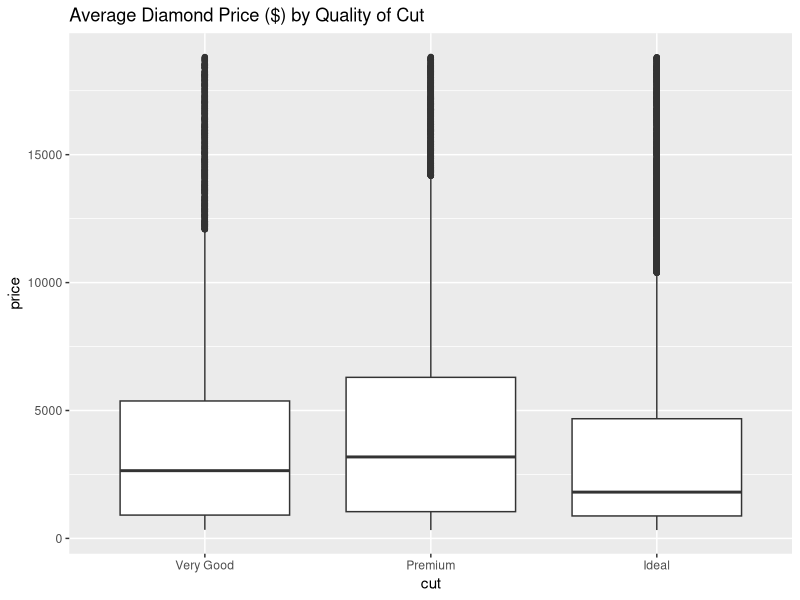
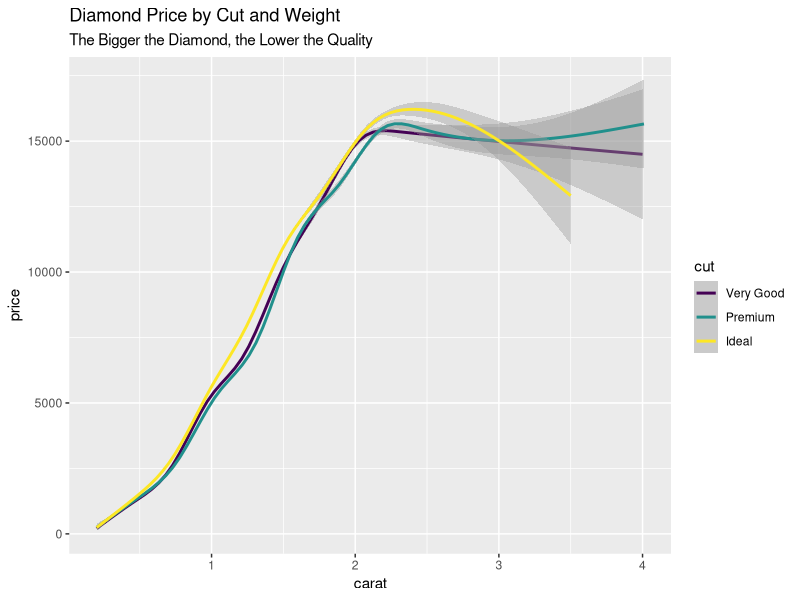

These charts were generated, in order, by the following R code:
## ---- chunk 1
knitr::opts_chunk$set(echo = TRUE)
library(tidyverse)
## ---- chunk 2
head(diamonds)
## ---- chunk 3
knitr::kable(head(diamonds), caption = "a knitr kable")
## ---- chunk 4
diamonds %>%
  filter(cut %in% c("Ideal", "Premium", "Very Good")) %>%
  group_by(cut) %>%
  ggplot(aes(cut, price)) +
    geom_boxplot() +
    labs(title = "Average Diamond Price ($) by Quality of Cut")
## ---- chunk 5
diamonds %>%
  filter(cut %in% c("Ideal", "Premium", "Very Good")) %>%
  group_by(cut) %>%
  ggplot(aes(carat, price, color = cut)) +
  geom_smooth() +
  labs(title = "Diamond Price by Cut and Weight", subtitle = "The Bigger the Diamond, the Lower the Quality")
